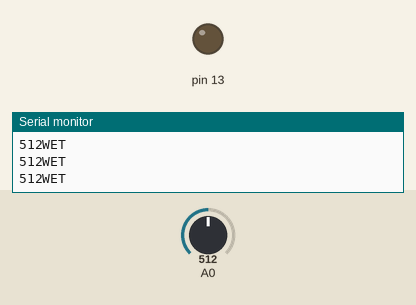
Bench run of a sketch on a simulated Arduino Uno, built with avr-gcc and run on an emulated ATmega328P. Shown: output pins drawn as LEDs (lit = HIGH), the last lines printed to the serial monitor. The test bench sets the inputs (shaded band); at power-on: A0 = 512.

Above: at 1.2 s.
1.3 s: A0 set to 787
3.2 s: A0 set to 811
At 4.4 s:
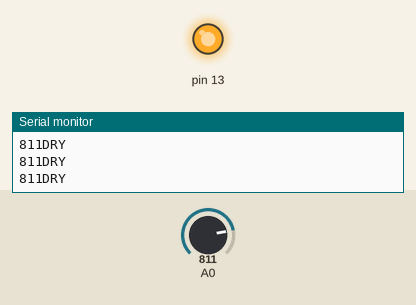
4.7 s: A0 set to 610
6.2 s: A0 set to 585
At 6.5 s:
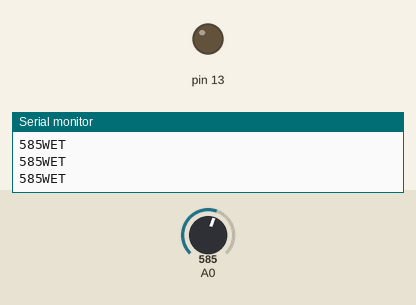
9.2 s: A0 set to 810
At 10.1 s:
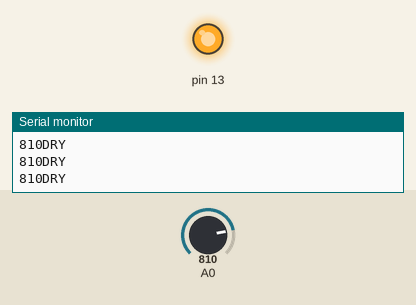
Timing chart, 0 to 11.7 s (numbered marks = the images above; inputs shaded):
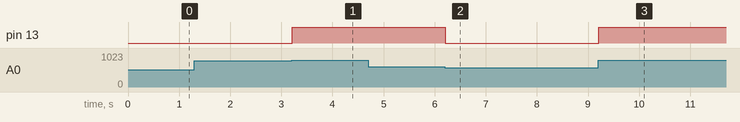

The sketch:

lab5a.ino
```cpp
// C++ code
//
int value=0;
void setup()
{
  pinMode(A0,INPUT);
  pinMode(13, OUTPUT);
  Serial.begin(9600);
}

void loop()
{
  value=analogRead(A0);
    Serial.print(value);
  if(value<600){
    digitalWrite(13,LOW);
    Serial.println("WET");
}
  else if(value>600 && value<800){
    Serial.println("MODERATE");
  }
  else if(value>800){
    digitalWrite(13,HIGH);
    Serial.println("DRY");
  }
}
```

Measured:
- the behaviour switches between 800 and 801 on A0 (found by bisection; images 0 and 1)
- the behaviour switches between 600 and 599 on A0 (found by bisection; images 1 and 2)
- after the input at 3.2 s, pin 13: LOW → HIGH at once
- after the input at 6.2 s, pin 13: HIGH → LOW at once
- after the input at 9.2 s, pin 13: LOW → HIGH at once
